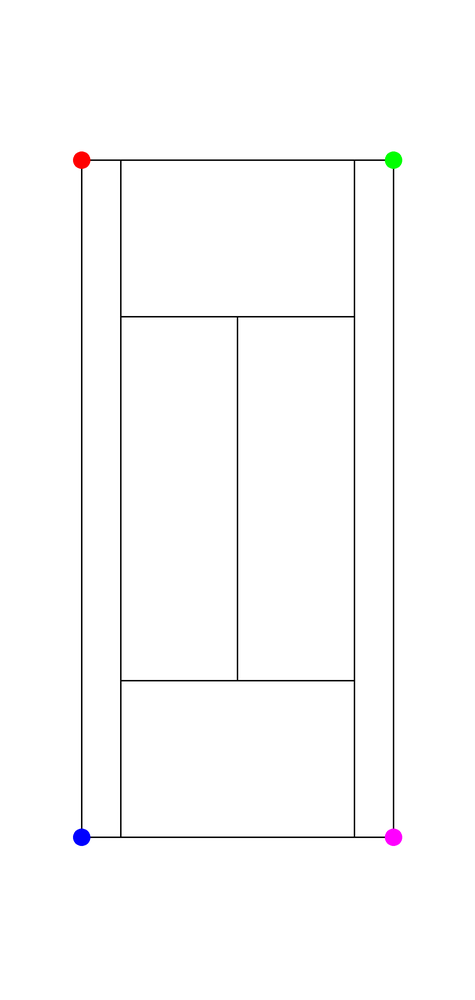
#> input picture Backend/Services/DetectCourtLines/src/server/libs/court_configurations/court_conf_1.png, 475 x 1000 px, shrunk from 1665 x 3506 before the run
$ python -i EdgeDetector.py   (imports and definitions only)   (older library calls are emulated)
#> lines starting #> are read from the running program, lines starting #| are printed output that depends on the picture
import cv2
import numpy as np


class EdgeDetector():
    def __init__(self) -> None:
        self.__EdgeDetectionMethods = {
            "Robert": self.Robert, "Sobel":self.Sobel, "Laplace":self.Laplace, "Prewitt":self.Prewitt, "Canny":self.Canny
        }

    # [7 lines left out: function Extract, not called in this run]

    def PreProcess(func):
        def wrapper(self, *args, **kwargs):
            img = args[0].copy()
            return func(self, img)

        return wrapper

    @PreProcess
    def Sobel(self, image:np.ndarray):

        # Dikey Çizgiler
        grad_x = cv2.Sobel(image, cv2.CV_16S, 1, 0, ksize=3, scale=1, delta=0, borderType=cv2.BORDER_DEFAULT)

        # Yatay Çizgiler
        grad_y = cv2.Sobel(image, cv2.CV_16S, 0, 1, ksize=3, scale=1, delta=0, borderType=cv2.BORDER_DEFAULT)

        # Normalize Et -> 0 ile 255 arasında değerlere sığdır.
        abs_grad_x = cv2.convertScaleAbs(grad_x)
        abs_grad_y = cv2.convertScaleAbs(grad_y)

        # İki görüntüyü blendle
        grad = cv2.addWeighted(abs_grad_x, 0.7, abs_grad_y, 0.7, 0)

        return grad


    # [58 lines left out: functions Robert, Prewitt, Canny, Laplace, not called in this run]

>>> import cv2
>>> picture = cv2.imread('court_configurations/court_conf_1.png')
#> picture is the input picture: shape (1000, 475, 3); mean B, G, R 251.5, 251.3, 251.5
>>> result = EdgeDetector().Sobel(picture)
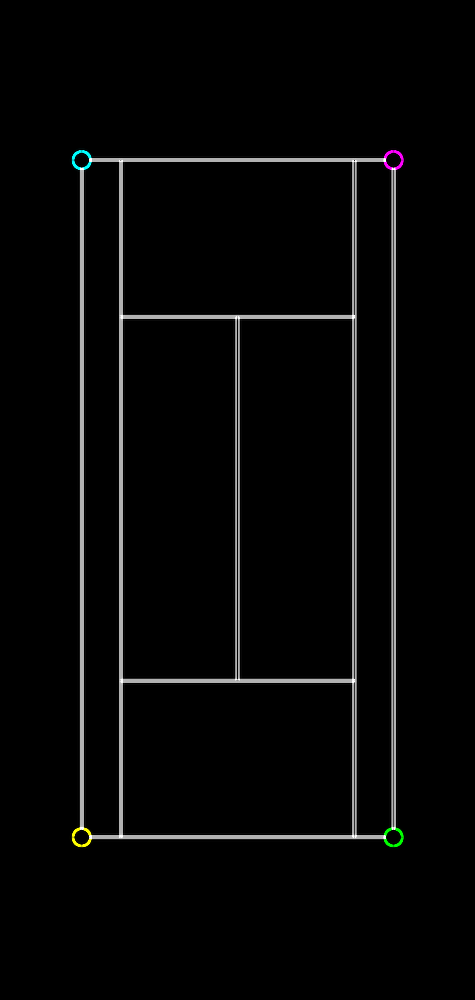
#> result: shape (1000, 475, 3); mean B, G, R 6.4, 6.5, 6.4
